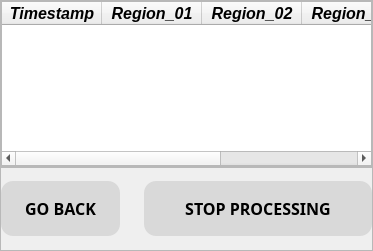
                    <widget class="QWidget" name="start_detection">
                     <layout class="QVBoxLayout" name="verticalLayout_7">
                      <property name="spacing">
                       <number>0</number>
                      </property>
                      <property name="leftMargin">
                       <number>0</number>
                      </property>
                      <property name="topMargin">
                       <number>0</number>
                      </property>
                      <property name="rightMargin">
                       <number>0</number>
                      </property>
                      <property name="bottomMargin">
                       <number>0</number>
                      </property>
                      <item>
                       <widget class="QFrame" name="frame_6">
                        <property name="sizePolicy">
                         <sizepolicy hsizetype="Preferred" vsizetype="Preferred">
                          <horstretch>0</horstretch>
                          <verstretch>2</verstretch>
                         </sizepolicy>
                        </property>
                        <property name="styleSheet">
                         <string notr="true"/>
                        </property>
                        <property name="frameShape">
                         <enum>QFrame::StyledPanel</enum>
                        </property>
                        <property name="frameShadow">
                         <enum>QFrame::Raised</enum>
                        </property>
                        <layout class="QHBoxLayout" name="horizontalLayout_19">
                         <property name="spacing">
                          <number>0</number>
                         </property>
                         <property name="leftMargin">
                          <number>0</number>
                         </property>
                         <property name="topMargin">
                          <number>0</number>
                         </property>
                         <property name="rightMargin">
                          <number>0</number>
                         </property>
                         <property name="bottomMargin">
                          <number>0</number>
                         </property>
                         <item>
                          <widget class="QTableWidget" name="realtime_table">
                           <column>
                            <property name="text">
                             <string>Timestamp</string>
                            </property>
                            <property name="font">
                             <font>
                              <pointsize>12</pointsize>
                              <weight>75</weight>
                              <italic>true</italic>
                              <bold>true</bold>
                             </font>
                            </property>
                            <property name="textAlignment">
                             <set>AlignCenter</set>
                            </property>
                           </column>
                           <column>
                            <property name="text">
                             <string>Region_01</string>
                            </property>
                            <property name="font">
                             <font>
                              <pointsize>12</pointsize>
                              <weight>75</weight>
                              <italic>true</italic>
                              <bold>true</bold>
                             </font>
                            </property>
                            <property name="textAlignment">
                             <set>AlignCenter</set>
                            </property>
                           </column>
                           <column>
                            <property name="text">
                             <string>Region_02</string>
                            </property>
                            <property name="font">
                             <font>
                              <pointsize>12</pointsize>
                              <weight>75</weight>
                              <italic>true</italic>
                              <bold>true</bold>
                             </font>
                            </property>
                            <property name="textAlignment">
                             <set>AlignCenter</set>
                            </property>
                           </column>
                           <column>
                            <property name="text">
                             <string>Region_03</string>
                            </property>
                            <property name="font">
                             <font>
                              <pointsize>12</pointsize>
                              <weight>75</weight>
                              <italic>true</italic>
                              <bold>true</bold>
                             </font>
                            </property>
                            <property name="textAlignment">
                             <set>AlignCenter</set>
                            </property>
                           </column>
                           <column>
                            <property name="text">
                             <string>Region_04</string>
                            </property>
                            <property name="font">
                             <font>
                              <pointsize>12</pointsize>
                              <weight>75</weight>
                              <italic>true</italic>
                              <bold>true</bold>
                              <underline>false</underline>
                              <strikeout>false</strikeout>
                             </font>
                            </property>
                            <property name="textAlignment">
                             <set>AlignCenter</set>
                            </property>
                           </column>
                          </widget>
                         </item>
                        </layout>
                       </widget>
                      </item>
                      <item>
                       <widget class="QFrame" name="frame_7">
                        <property name="sizePolicy">
                         <sizepolicy hsizetype="Preferred" vsizetype="Preferred">
                          <horstretch>0</horstretch>
                          <verstretch>1</verstretch>
                         </sizepolicy>
                        </property>
                        <property name="styleSheet">
                         <string notr="true"/>
                        </property>
                        <property name="frameShape">
                         <enum>QFrame::StyledPanel</enum>
                        </property>
                        <property name="frameShadow">
                         <enum>QFrame::Raised</enum>
                        </property>
                        <layout class="QHBoxLayout" name="horizontalLayout_20">
                         <property name="spacing">
                          <number>0</number>
                         </property>
                         <property name="leftMargin">
                          <number>0</number>
                         </property>
                         <property name="topMargin">
                          <number>0</number>
                         </property>
                         <property name="rightMargin">
                          <number>0</number>
                         </property>
                         <property name="bottomMargin">
                          <number>0</number>
                         </property>
                         <item>
                          <widget class="QPushButton" name="go_back">
                           <property name="font">
                            <font>
                             <family>Segoe UI Semibold</family>
                             <pointsize>12</pointsize>
                             <weight>75</weight>
                             <bold>true</bold>
                            </font>
                           </property>
                           <property name="styleSheet">
                            <string notr="true">* {
	background-color: rgb(217, 217, 217);
	padding: 16px;
	padding-left: 24px;
	padding-right: 24px;
	border-radius: 12px;
	margin-right: 12px;
}


QPushButton:hover {
	background-color: #BBBBBB;
	border: 1px solid black;
}</string>
                           </property>
                           <property name="text">
                            <string>GO BACK</string>
                           </property>
                          </widget>
                         </item>
                         <item>
                          <widget class="QPushButton" name="stop_processing">
                           <property name="minimumSize">
                            <size>
                             <width>240</width>
                             <height>0</height>
                            </size>
                           </property>
                           <property name="font">
                            <font>
                             <family>Segoe UI Semibold</family>
                             <pointsize>12</pointsize>
                             <weight>75</weight>
                             <bold>true</bold>
                            </font>
                           </property>
                           <property name="cursor">
                            <cursorShape>PointingHandCursor</cursorShape>
                           </property>
                           <property name="styleSheet">
                            <string notr="true">* {
	background-color: rgb(217, 217, 217);
	padding: 16px;
	padding-left: 24px;
	padding-right: 24px;
	border-radius: 12px;
margin-left: 12px;
}


QPushButton:hover {
	background-color: #BBBBBB;
	border: 1px solid black;
}</string>
                           </property>
                           <property name="text">
                            <string>STOP PROCESSING</string>
                           </property>
                          </widget>
                         </item>
                        </layout>
                       </widget>
                      </item>
                     </layout>
                    </widget>
